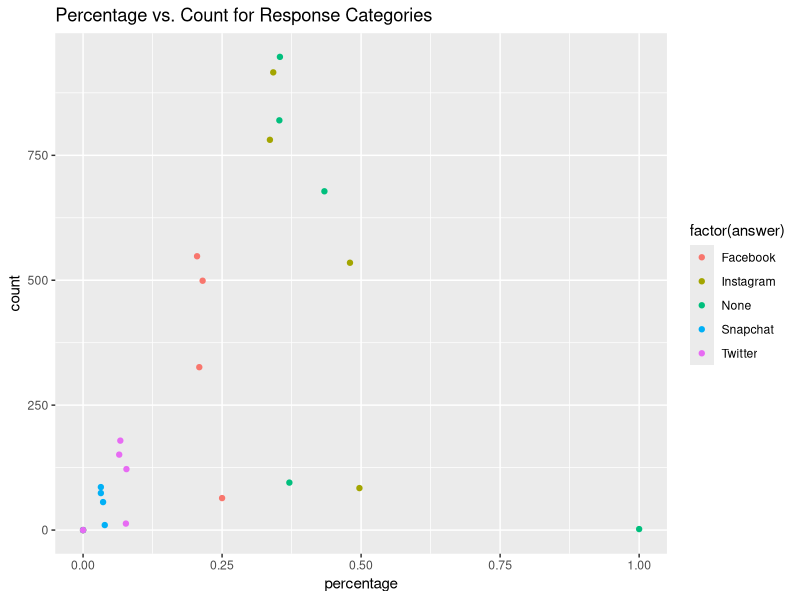

Recreate this plot in R.
#find the highest in each category 
social_media <- read.csv(file = 'whatsgoodlydata_6.csv')
View(social_media)
library(dplyr)
library(ggplot2)
library(tidyr)


percent_answer <- social_media %>% 
  group_by(segment_type, answer) %>%
  filter(count == max(count)) %>%
  select(count, answer, percentage)
View(percent_answer)

chart_y <- ggplot(percent_answer, aes(x = percentage, y = count)) +
  geom_point(aes(color = factor(answer))) + 
  labs(title = "Percentage vs. Count for Response Categories")

chart_y

